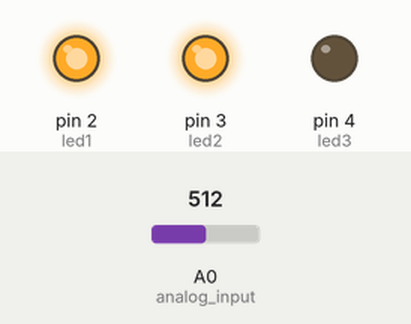
A sketch run on a simulated Arduino Uno, built with avr-gcc and run on an emulated ATmega328P. Shown: output pins drawn as LEDs (lit = HIGH). Inputs (shaded band) come from the test bench; at power-on: A0 (analog_input) = 512.

Above: at 1.2 s.
1.3 s: A0 (analog_input) set to 617
2.8 s: A0 (analog_input) set to 639
At 4.0 s:
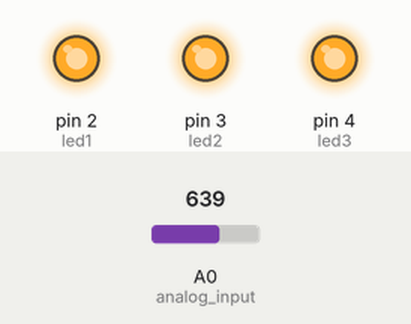
4.3 s: A0 (analog_input) set to 122
At 5.2 s:
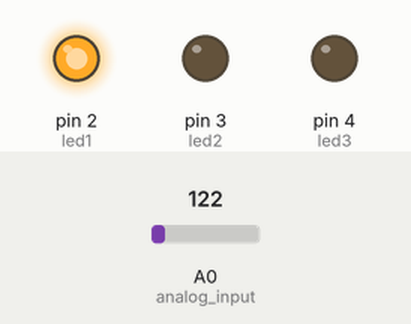
5.8 s: A0 (analog_input) set to 240
7.3 s: A0 (analog_input) set to 261
At 8.5 s:
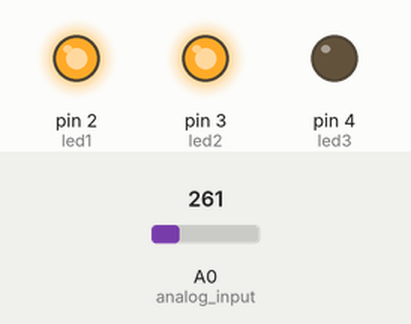
8.8 s: A0 (analog_input) set to 0
At 9.9 s:
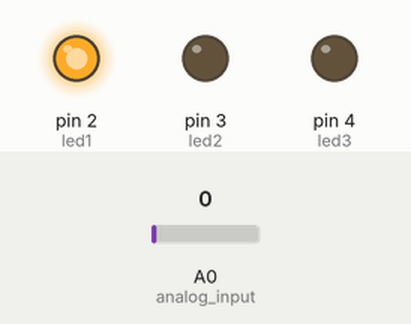
Timing chart, 0 to 11.3 s (numbered marks = the images above; inputs shaded):
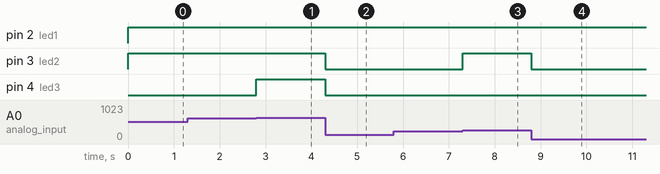

The sketch:

Adquisiscion_Datos.ino
```cpp
unsigned int led1 = 2;
unsigned int led2 = 3;
unsigned int led3 = 4;
unsigned int analog_input = 0;
double limit1 = 1;
double limit2 = 2.5;
double limit3 = 4;
int analog;
double voltage;
void setup() {
  // put your setup code here, to run once:
  pinMode(led1,OUTPUT);
  pinMode(led2,OUTPUT);
  pinMode(led3,OUTPUT);
}

void loop() {
  // put your main code here, to run repeatedly:
  analog = analogRead(analog_input);
  voltage = analog * 0.004;
  if(voltage < limit1)
  {
    valor_1();
  }
  if((voltage <limit2)&&(voltage>limit1))
  {
    valor_2();
  }
  if((voltage<limit3)&&(voltage>limit2))
  {
    valor_3();
  }
}

void valor_1(void)
{
  digitalWrite(led1,HIGH);
  digitalWrite(led2,LOW);
  digitalWrite(led3,LOW);
}
void valor_2(void)
{
  digitalWrite(led1,HIGH);
  digitalWrite(led2,HIGH);
  digitalWrite(led3,LOW);
}
void valor_3(void)
{
  digitalWrite(led1,HIGH);
  digitalWrite(led2,HIGH);
  digitalWrite(led3,HIGH);
}
```

Measured:
- the behaviour switches between 625 and 626 on A0 (analog_input) (found by bisection; images 0 and 1)
- the behaviour switches between 250 and 251 on A0 (analog_input) (found by bisection; images 2 and 3)
- after the input at 1.3 s, every drawn part: stays the same
- after the input at 2.8 s, pin 4 (led3): LOW → HIGH at once
- after the input at 4.3 s, pin 3 (led2), pin 4 (led3): HIGH → LOW at once
- after the input at 5.8 s, every drawn part: stays the same
- after the input at 7.3 s, pin 3 (led2): LOW → HIGH at once
- after the input at 8.8 s, pin 3 (led2): HIGH → LOW at once
